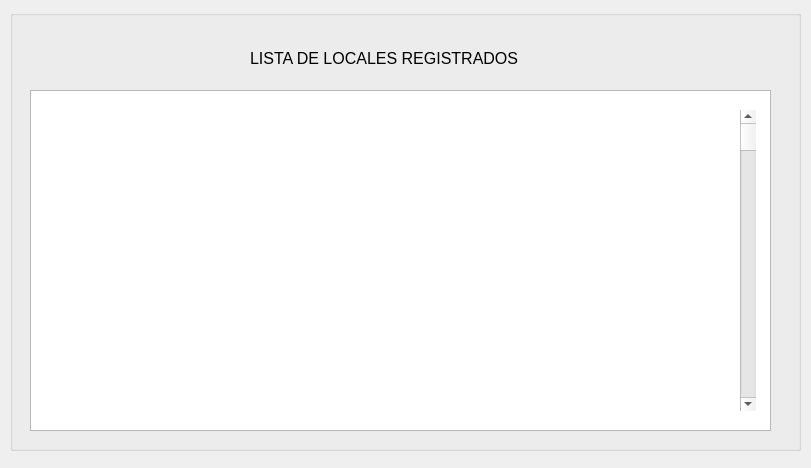
<?xml version="1.0" encoding="UTF-8"?>
<ui version="4.0">
 <class>mostrarLotesGUI</class>
 <widget class="QDialog" name="mostrarLotesGUI">
  <property name="geometry">
   <rect>
    <x>0</x>
    <y>0</y>
    <width>811</width>
    <height>468</height>
   </rect>
  </property>
  <property name="windowTitle">
   <string>Mostrar Lotes Registrados</string>
  </property>
  <widget class="QGroupBox" name="groupBox">
   <property name="geometry">
    <rect>
     <x>10</x>
     <y>10</y>
     <width>791</width>
     <height>441</height>
    </rect>
   </property>
   <property name="title">
    <string/>
   </property>
   <widget class="QTableView" name="tableView">
    <property name="geometry">
     <rect>
      <x>20</x>
      <y>80</y>
      <width>741</width>
      <height>341</height>
     </rect>
    </property>
   </widget>
   <widget class="QScrollBar" name="verticalScrollBar">
    <property name="geometry">
     <rect>
      <x>730</x>
      <y>100</y>
      <width>16</width>
      <height>301</height>
     </rect>
    </property>
    <property name="orientation">
     <enum>Qt::Vertical</enum>
    </property>
   </widget>
   <widget class="QLabel" name="label">
    <property name="geometry">
     <rect>
      <x>240</x>
      <y>40</y>
      <width>311</width>
      <height>16</height>
     </rect>
    </property>
    <property name="font">
     <font>
      <pointsize>12</pointsize>
     </font>
    </property>
    <property name="text">
     <string>LISTA DE LOCALES REGISTRADOS</string>
    </property>
   </widget>
  </widget>
 </widget>
 <resources/>
 <connections/>
</ui>
